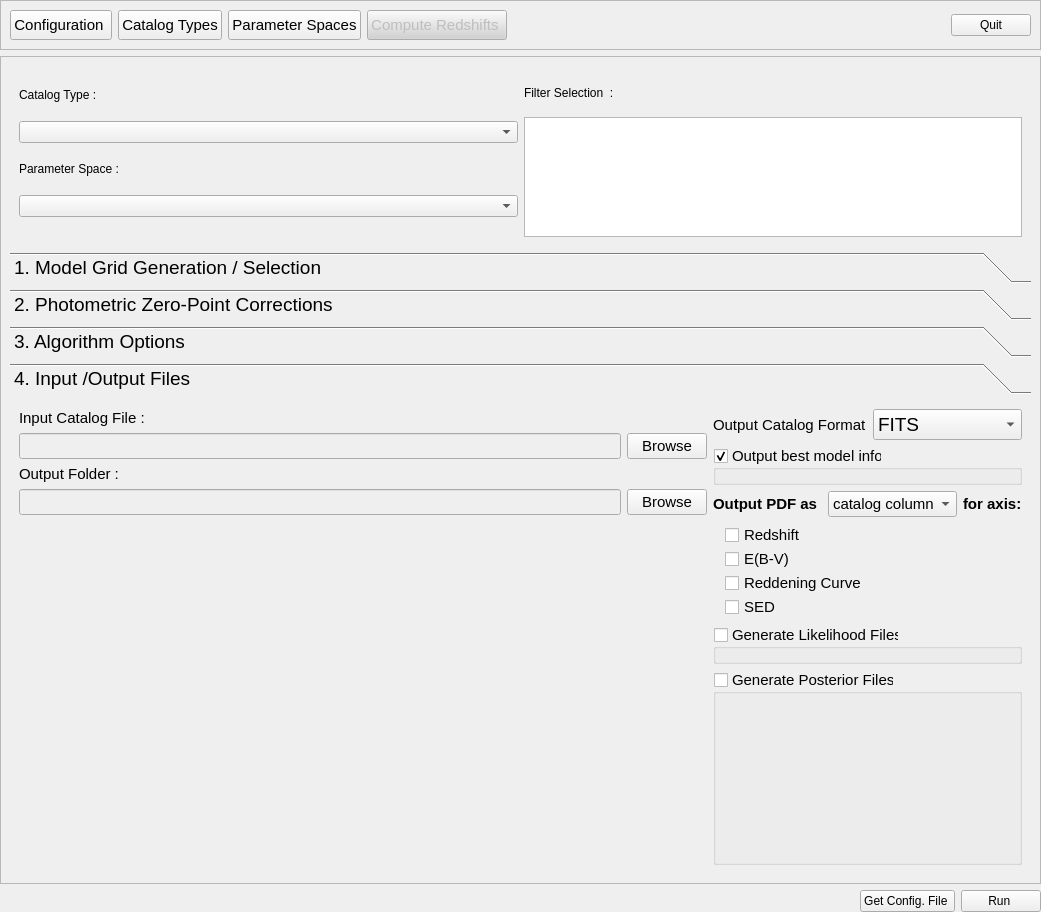
<?xml version="1.0" encoding="UTF-8"?>
<ui version="4.0">
 <class>Euclid::PhzQtUI::FormAnalysis</class>
 <widget class="QWidget" name="Euclid::PhzQtUI::FormAnalysis">
  <property name="geometry">
   <rect>
    <x>0</x>
    <y>0</y>
    <width>1041</width>
    <height>912</height>
   </rect>
  </property>
  <property name="minimumSize">
   <size>
    <width>0</width>
    <height>0</height>
   </size>
  </property>
  <property name="maximumSize">
   <size>
    <width>16777215</width>
    <height>16777215</height>
   </size>
  </property>
  <property name="windowTitle">
   <string>Form</string>
  </property>
  <layout class="QVBoxLayout" name="verticalLayout_13">
   <property name="margin">
    <number>0</number>
   </property>
   <item>
    <widget class="QFrame" name="frm_nav">
     <property name="frameShape">
      <enum>QFrame::StyledPanel</enum>
     </property>
     <property name="frameShadow">
      <enum>QFrame::Raised</enum>
     </property>
     <layout class="QHBoxLayout" name="horizontalLayout_17">
      <item>
       <widget class="QPushButton" name="btn_ToOption">
        <property name="enabled">
         <bool>true</bool>
        </property>
        <property name="minimumSize">
         <size>
          <width>0</width>
          <height>30</height>
         </size>
        </property>
        <property name="font">
         <font>
          <pointsize>11</pointsize>
         </font>
        </property>
        <property name="toolTip">
         <string>&lt;html&gt;&lt;head/&gt;&lt;body&gt;&lt;p&gt;Working directory path definition, Auxiliary data management and Cosmological parameters definition.&lt;/p&gt;&lt;/body&gt;&lt;/html&gt;</string>
        </property>
        <property name="text">
         <string>Configuration </string>
        </property>
       </widget>
      </item>
      <item>
       <widget class="QPushButton" name="btn_ToCatalog">
        <property name="minimumSize">
         <size>
          <width>0</width>
          <height>30</height>
         </size>
        </property>
        <property name="font">
         <font>
          <pointsize>11</pointsize>
         </font>
        </property>
        <property name="toolTip">
         <string>Define the Mapping between the catalog file(s) columns and the filters</string>
        </property>
        <property name="text">
         <string>Catalog Types</string>
        </property>
       </widget>
      </item>
      <item>
       <widget class="QPushButton" name="btn_ToModel">
        <property name="minimumSize">
         <size>
          <width>0</width>
          <height>30</height>
         </size>
        </property>
        <property name="font">
         <font>
          <pointsize>11</pointsize>
         </font>
        </property>
        <property name="toolTip">
         <string>Specify the parameter space for the creation of model grid.</string>
        </property>
        <property name="text">
         <string>Parameter Spaces</string>
        </property>
       </widget>
      </item>
      <item>
       <widget class="QPushButton" name="btn_ToAnalysis">
        <property name="enabled">
         <bool>false</bool>
        </property>
        <property name="minimumSize">
         <size>
          <width>0</width>
          <height>30</height>
         </size>
        </property>
        <property name="font">
         <font>
          <pointsize>11</pointsize>
         </font>
        </property>
        <property name="toolTip">
         <string>&lt;html&gt;&lt;head/&gt;&lt;body&gt;&lt;p&gt;Compute the model grid, calculate photometric correction, specify luminosity prior and run template fitting in order to produce photo-z catalog.&lt;/p&gt;&lt;/body&gt;&lt;/html&gt;</string>
        </property>
        <property name="styleSheet">
         <string notr="true">background-color: rgb(210, 210, 210)</string>
        </property>
        <property name="text">
         <string>Compute Redshifts </string>
        </property>
       </widget>
      </item>
      <item>
       <spacer name="horizontalSpacer_7">
        <property name="orientation">
         <enum>Qt::Horizontal</enum>
        </property>
        <property name="sizeHint" stdset="0">
         <size>
          <width>40</width>
          <height>20</height>
         </size>
        </property>
       </spacer>
      </item>
      <item>
       <widget class="QPushButton" name="btn_exit">
        <property name="text">
         <string>Quit</string>
        </property>
       </widget>
      </item>
     </layout>
    </widget>
   </item>
   <item>
    <widget class="QScrollArea" name="scrollArea">
     <property name="widgetResizable">
      <bool>true</bool>
     </property>
     <widget class="QWidget" name="scrollAreaWidgetContents">
      <property name="geometry">
       <rect>
        <x>0</x>
        <y>0</y>
        <width>1039</width>
        <height>814</height>
       </rect>
      </property>
      <layout class="QVBoxLayout" name="verticalLayout_9">
       <item>
        <widget class="QFrame" name="frame">
         <property name="minimumSize">
          <size>
           <width>0</width>
           <height>180</height>
          </size>
         </property>
         <property name="maximumSize">
          <size>
           <width>16777215</width>
           <height>180</height>
          </size>
         </property>
         <property name="frameShape">
          <enum>QFrame::NoFrame</enum>
         </property>
         <property name="frameShadow">
          <enum>QFrame::Raised</enum>
         </property>
         <layout class="QVBoxLayout" name="verticalLayout">
          <item>
           <layout class="QGridLayout" name="gridLayout_2">
            <item row="0" column="0">
             <layout class="QVBoxLayout" name="verticalLayout_14">
              <item>
               <widget class="QLabel" name="label_19">
                <property name="text">
                 <string>Catalog Type :</string>
                </property>
               </widget>
              </item>
              <item>
               <widget class="QComboBox" name="cb_AnalysisSurvey"/>
              </item>
              <item>
               <widget class="QLabel" name="label_20">
                <property name="text">
                 <string>Parameter Space :</string>
                </property>
               </widget>
              </item>
              <item>
               <widget class="QComboBox" name="cb_AnalysisModel"/>
              </item>
              <item>
               <spacer name="horizontalSpacer_6">
                <property name="orientation">
                 <enum>Qt::Horizontal</enum>
                </property>
                <property name="sizeHint" stdset="0">
                 <size>
                  <width>40</width>
                  <height>20</height>
                 </size>
                </property>
               </spacer>
              </item>
             </layout>
            </item>
            <item row="0" column="1">
             <layout class="QVBoxLayout" name="verticalLayout_15">
              <item>
               <layout class="QHBoxLayout" name="horizontalLayout_18">
                <item>
                 <widget class="QLabel" name="label_21">
                  <property name="toolTip">
                   <string>List of Catalog's Filters. You may exclude some filters of the analysis by unchecking them into the grid.</string>
                  </property>
                  <property name="text">
                   <string>Filter Selection  :</string>
                  </property>
                 </widget>
                </item>
                <item>
                 <spacer name="horizontalSpacer_19">
                  <property name="orientation">
                   <enum>Qt::Horizontal</enum>
                  </property>
                  <property name="sizeHint" stdset="0">
                   <size>
                    <width>40</width>
                    <height>20</height>
                   </size>
                  </property>
                 </spacer>
                </item>
               </layout>
              </item>
              <item>
               <widget class="QTableView" name="tableView_filter">
                <property name="maximumSize">
                 <size>
                  <width>16777215</width>
                  <height>120</height>
                 </size>
                </property>
                <property name="toolTip">
                 <string/>
                </property>
                <property name="editTriggers">
                 <set>QAbstractItemView::NoEditTriggers</set>
                </property>
                <property name="showDropIndicator" stdset="0">
                 <bool>false</bool>
                </property>
                <property name="dragDropOverwriteMode">
                 <bool>false</bool>
                </property>
                <attribute name="horizontalHeaderVisible">
                 <bool>false</bool>
                </attribute>
                <attribute name="horizontalHeaderHighlightSections">
                 <bool>false</bool>
                </attribute>
                <attribute name="horizontalHeaderStretchLastSection">
                 <bool>true</bool>
                </attribute>
                <attribute name="verticalHeaderVisible">
                 <bool>false</bool>
                </attribute>
                <attribute name="verticalHeaderHighlightSections">
                 <bool>false</bool>
                </attribute>
               </widget>
              </item>
             </layout>
            </item>
           </layout>
          </item>
         </layout>
        </widget>
       </item>
       <item>
        <widget class="QToolBox" name="toolBox">
         <property name="font">
          <font>
           <pointsize>14</pointsize>
          </font>
         </property>
         <property name="currentIndex">
          <number>3</number>
         </property>
         <widget class="QWidget" name="page">
          <property name="geometry">
           <rect>
            <x>0</x>
            <y>0</y>
            <width>1021</width>
            <height>458</height>
           </rect>
          </property>
          <attribute name="label">
           <string>1. Model Grid Generation / Selection</string>
          </attribute>
          <layout class="QVBoxLayout" name="verticalLayout_10">
           <item>
            <widget class="QLabel" name="label_3">
             <property name="font">
              <font>
               <pointsize>11</pointsize>
              </font>
             </property>
             <property name="text">
              <string>IGM Absorption Type :</string>
             </property>
            </widget>
           </item>
           <item>
            <widget class="QWidget" name="horizontalWidget_2" native="true">
             <layout class="QHBoxLayout" name="horizontalLayout_4">
              <item>
               <widget class="QComboBox" name="cb_igm">
                <property name="font">
                 <font>
                  <pointsize>11</pointsize>
                 </font>
                </property>
                <item>
                 <property name="text">
                  <string>MADAU</string>
                 </property>
                </item>
                <item>
                 <property name="text">
                  <string>MEIKSIN</string>
                 </property>
                </item>
                <item>
                 <property name="text">
                  <string>INOUE</string>
                 </property>
                </item>
                <item>
                 <property name="text">
                  <string>OFF</string>
                 </property>
                </item>
               </widget>
              </item>
              <item>
               <spacer name="horizontalSpacer_3">
                <property name="orientation">
                 <enum>Qt::Horizontal</enum>
                </property>
                <property name="sizeHint" stdset="0">
                 <size>
                  <width>40</width>
                  <height>20</height>
                 </size>
                </property>
               </spacer>
              </item>
             </layout>
            </widget>
           </item>
           <item>
            <widget class="QLabel" name="label_23">
             <property name="font">
              <font>
               <pointsize>11</pointsize>
              </font>
             </property>
             <property name="text">
              <string>Model Grid File :</string>
             </property>
            </widget>
           </item>
           <item>
            <layout class="QHBoxLayout" name="horizontalLayout_19">
             <item>
              <layout class="QVBoxLayout" name="verticalLayout_16">
               <item>
                <widget class="QComboBox" name="cb_CompatibleGrid">
                 <property name="font">
                  <font>
                   <pointsize>11</pointsize>
                  </font>
                 </property>
                 <property name="editable">
                  <bool>true</bool>
                 </property>
                </widget>
               </item>
              </layout>
             </item>
             <item>
              <layout class="QVBoxLayout" name="verticalLayout_18">
               <item>
                <widget class="QPushButton" name="btn_GetConfigGrid">
                 <property name="font">
                  <font>
                   <pointsize>11</pointsize>
                  </font>
                 </property>
                 <property name="toolTip">
                  <string/>
                 </property>
                 <property name="text">
                  <string>Get Config. File</string>
                 </property>
                </widget>
               </item>
              </layout>
             </item>
             <item>
              <layout class="QVBoxLayout" name="verticalLayout_17">
               <item>
                <widget class="QPushButton" name="btn_RunGrid">
                 <property name="font">
                  <font>
                   <pointsize>11</pointsize>
                  </font>
                 </property>
                 <property name="toolTip">
                  <string/>
                 </property>
                 <property name="text">
                  <string>(Re)-Generate the Grid</string>
                 </property>
                </widget>
               </item>
              </layout>
             </item>
            </layout>
           </item>
           <item>
            <spacer name="verticalSpacer_5">
             <property name="orientation">
              <enum>Qt::Vertical</enum>
             </property>
             <property name="sizeHint" stdset="0">
              <size>
               <width>20</width>
               <height>40</height>
              </size>
             </property>
            </spacer>
           </item>
          </layout>
         </widget>
         <widget class="QWidget" name="page_2">
          <property name="geometry">
           <rect>
            <x>0</x>
            <y>0</y>
            <width>1021</width>
            <height>458</height>
           </rect>
          </property>
          <attribute name="label">
           <string>2. Photometric Zero-Point Corrections</string>
          </attribute>
          <layout class="QVBoxLayout" name="verticalLayout_11">
           <item>
            <widget class="QGroupBox" name="gb_corrections">
             <property name="enabled">
              <bool>true</bool>
             </property>
             <property name="font">
              <font>
               <pointsize>11</pointsize>
              </font>
             </property>
             <property name="title">
              <string>Enable Photometric Zero-Point Corrections </string>
             </property>
             <property name="flat">
              <bool>true</bool>
             </property>
             <property name="checkable">
              <bool>true</bool>
             </property>
             <property name="checked">
              <bool>false</bool>
             </property>
             <layout class="QVBoxLayout" name="verticalLayout_7">
              <item>
               <layout class="QHBoxLayout" name="horizontalLayout_3">
                <item>
                 <widget class="QPushButton" name="btn_computeCorrections">
                  <property name="text">
                   <string>Compute New Corrections </string>
                  </property>
                 </widget>
                </item>
                <item>
                 <spacer name="horizontalSpacer_5">
                  <property name="orientation">
                   <enum>Qt::Horizontal</enum>
                  </property>
                  <property name="sizeHint" stdset="0">
                   <size>
                    <width>40</width>
                    <height>20</height>
                   </size>
                  </property>
                 </spacer>
                </item>
               </layout>
              </item>
              <item>
               <layout class="QHBoxLayout" name="horizontalLayout_2">
                <item>
                 <widget class="QLabel" name="label_28">
                  <property name="text">
                   <string>Select Existing Compatible Corrections :</string>
                  </property>
                 </widget>
                </item>
                <item>
                 <spacer name="horizontalSpacer_25">
                  <property name="orientation">
                   <enum>Qt::Horizontal</enum>
                  </property>
                  <property name="sizeHint" stdset="0">
                   <size>
                    <width>40</width>
                    <height>20</height>
                   </size>
                  </property>
                 </spacer>
                </item>
               </layout>
              </item>
              <item>
               <layout class="QHBoxLayout" name="horizontalLayout_25">
                <item>
                 <layout class="QVBoxLayout" name="verticalLayout_21">
                  <item>
                   <widget class="QComboBox" name="cb_AnalysisCorrection">
                    <property name="minimumSize">
                     <size>
                      <width>250</width>
                      <height>0</height>
                     </size>
                    </property>
                   </widget>
                  </item>
                 </layout>
                </item>
                <item>
                 <layout class="QVBoxLayout" name="verticalLayout_22">
                  <item>
                   <widget class="QPushButton" name="btn_editCorrections">
                    <property name="enabled">
                     <bool>false</bool>
                    </property>
                    <property name="text">
                     <string>View / Edit Selected Corrections</string>
                    </property>
                   </widget>
                  </item>
                 </layout>
                </item>
                <item>
                 <layout class="QVBoxLayout" name="verticalLayout_23">
                  <item>
                   <spacer name="horizontalSpacer">
                    <property name="orientation">
                     <enum>Qt::Horizontal</enum>
                    </property>
                    <property name="sizeHint" stdset="0">
                     <size>
                      <width>40</width>
                      <height>20</height>
                     </size>
                    </property>
                   </spacer>
                  </item>
                 </layout>
                </item>
               </layout>
              </item>
              <item>
               <spacer name="verticalSpacer_7">
                <property name="orientation">
                 <enum>Qt::Vertical</enum>
                </property>
                <property name="sizeHint" stdset="0">
                 <size>
                  <width>20</width>
                  <height>40</height>
                 </size>
                </property>
               </spacer>
              </item>
             </layout>
            </widget>
           </item>
          </layout>
         </widget>
         <widget class="QWidget" name="page_4">
          <property name="geometry">
           <rect>
            <x>0</x>
            <y>0</y>
            <width>1021</width>
            <height>458</height>
           </rect>
          </property>
          <attribute name="label">
           <string>3. Algorithm Options</string>
          </attribute>
          <layout class="QVBoxLayout" name="verticalLayout_6">
           <item>
            <widget class="QLabel" name="label">
             <property name="font">
              <font>
               <pointsize>11</pointsize>
              </font>
             </property>
             <property name="text">
              <string>Axis Collapse :</string>
             </property>
            </widget>
           </item>
           <item>
            <layout class="QHBoxLayout" name="horizontalLayout">
             <item>
              <widget class="QComboBox" name="cb_marginalization">
               <property name="minimumSize">
                <size>
                 <width>300</width>
                 <height>0</height>
                </size>
               </property>
               <property name="font">
                <font>
                 <pointsize>11</pointsize>
                </font>
               </property>
               <item>
                <property name="text">
                 <string>BAYESIAN</string>
                </property>
               </item>
               <item>
                <property name="text">
                 <string>MAX</string>
                </property>
               </item>
               <item>
                <property name="text">
                 <string>SUM</string>
                </property>
               </item>
              </widget>
             </item>
             <item>
              <spacer name="horizontalSpacer_2">
               <property name="orientation">
                <enum>Qt::Horizontal</enum>
               </property>
               <property name="sizeHint" stdset="0">
                <size>
                 <width>40</width>
                 <height>20</height>
                </size>
               </property>
              </spacer>
             </item>
            </layout>
           </item>
           <item>
            <widget class="QGroupBox" name="gb_fix_z">
             <property name="font">
              <font>
               <pointsize>11</pointsize>
               <kerning>true</kerning>
              </font>
             </property>
             <property name="title">
              <string>Fix redshift from input catalog:</string>
             </property>
             <property name="flat">
              <bool>false</bool>
             </property>
             <property name="checkable">
              <bool>true</bool>
             </property>
             <property name="checked">
              <bool>false</bool>
             </property>
             <layout class="QHBoxLayout" name="horizontalLayout_8">
              <item>
               <layout class="QHBoxLayout" name="horizontalLayout_7">
                <item>
                 <widget class="QLabel" name="label_6">
                  <property name="text">
                   <string>Input catalog fixed redshift column</string>
                  </property>
                 </widget>
                </item>
                <item>
                 <widget class="QComboBox" name="cb_z_col">
                  <property name="enabled">
                   <bool>false</bool>
                  </property>
                  <property name="editable">
                   <bool>true</bool>
                  </property>
                 </widget>
                </item>
                <item>
                 <spacer name="horizontalSpacer_8">
                  <property name="orientation">
                   <enum>Qt::Horizontal</enum>
                  </property>
                  <property name="sizeHint" stdset="0">
                   <size>
                    <width>40</width>
                    <height>20</height>
                   </size>
                  </property>
                 </spacer>
                </item>
               </layout>
              </item>
             </layout>
            </widget>
           </item>
           <item>
            <widget class="QLabel" name="label_4">
             <property name="font">
              <font>
               <pointsize>11</pointsize>
              </font>
             </property>
             <property name="text">
              <string>Priors:</string>
             </property>
            </widget>
           </item>
           <item>
            <layout class="QHBoxLayout" name="horizontalLayout_5">
             <item>
              <widget class="QCheckBox" name="cb_luminosityPrior">
               <property name="font">
                <font>
                 <pointsize>11</pointsize>
                </font>
               </property>
               <property name="text">
                <string>Luminosity Prior</string>
               </property>
              </widget>
             </item>
             <item>
              <widget class="QComboBox" name="cb_luminosityPrior_2">
               <property name="minimumSize">
                <size>
                 <width>200</width>
                 <height>0</height>
                </size>
               </property>
              </widget>
             </item>
             <item>
              <widget class="QLabel" name="label_7">
               <property name="font">
                <font>
                 <pointsize>11</pointsize>
                </font>
               </property>
               <property name="text">
                <string> Effectiveness:</string>
               </property>
              </widget>
             </item>
             <item>
              <widget class="QDoubleSpinBox" name="dsp_eff_lum">
               <property name="font">
                <font>
                 <pointsize>11</pointsize>
                </font>
               </property>
               <property name="decimals">
                <number>2</number>
               </property>
               <property name="maximum">
                <double>1.000000000000000</double>
               </property>
               <property name="singleStep">
                <double>0.100000000000000</double>
               </property>
               <property name="value">
                <double>1.000000000000000</double>
               </property>
              </widget>
             </item>
             <item>
              <spacer name="horizontalSpacer_4">
               <property name="orientation">
                <enum>Qt::Horizontal</enum>
               </property>
               <property name="sizeHint" stdset="0">
                <size>
                 <width>40</width>
                 <height>20</height>
                </size>
               </property>
              </spacer>
             </item>
             <item>
              <widget class="QPushButton" name="btn_confLuminosityPrior">
               <property name="font">
                <font>
                 <pointsize>11</pointsize>
                </font>
               </property>
               <property name="text">
                <string>Configure Luminosity Prior</string>
               </property>
              </widget>
             </item>
            </layout>
           </item>
           <item>
            <layout class="QHBoxLayout" name="horizontalLayout_10">
             <item>
              <widget class="QCheckBox" name="cb_volumePrior">
               <property name="font">
                <font>
                 <pointsize>11</pointsize>
                </font>
               </property>
               <property name="text">
                <string>Volume Prior,</string>
               </property>
              </widget>
             </item>
             <item>
              <widget class="QLabel" name="label_8">
               <property name="font">
                <font>
                 <pointsize>11</pointsize>
                </font>
               </property>
               <property name="text">
                <string>Effectiveness:</string>
               </property>
              </widget>
             </item>
             <item>
              <widget class="QDoubleSpinBox" name="dsp_eff_vol">
               <property name="font">
                <font>
                 <pointsize>11</pointsize>
                </font>
               </property>
               <property name="maximum">
                <double>1.000000000000000</double>
               </property>
               <property name="singleStep">
                <double>0.100000000000000</double>
               </property>
               <property name="value">
                <double>1.000000000000000</double>
               </property>
              </widget>
             </item>
             <item>
              <spacer name="horizontalSpacer_9">
               <property name="orientation">
                <enum>Qt::Horizontal</enum>
               </property>
               <property name="sizeHint" stdset="0">
                <size>
                 <width>40</width>
                 <height>20</height>
                </size>
               </property>
              </spacer>
             </item>
            </layout>
           </item>
           <item>
            <spacer name="verticalSpacer_3">
             <property name="orientation">
              <enum>Qt::Vertical</enum>
             </property>
             <property name="sizeHint" stdset="0">
              <size>
               <width>20</width>
               <height>40</height>
              </size>
             </property>
            </spacer>
           </item>
          </layout>
         </widget>
         <widget class="QWidget" name="page_3">
          <property name="geometry">
           <rect>
            <x>0</x>
            <y>0</y>
            <width>1021</width>
            <height>458</height>
           </rect>
          </property>
          <attribute name="label">
           <string>4. Input /Output Files</string>
          </attribute>
          <layout class="QVBoxLayout" name="verticalLayout_8">
           <item>
            <layout class="QHBoxLayout" name="horizontalLayout_21">
             <item>
              <layout class="QVBoxLayout" name="verticalLayout_2">
               <item>
                <widget class="QLabel" name="label_26">
                 <property name="font">
                  <font>
                   <pointsize>11</pointsize>
                  </font>
                 </property>
                 <property name="text">
                  <string>Input Catalog File :</string>
                 </property>
                </widget>
               </item>
               <item>
                <layout class="QHBoxLayout" name="horizontalLayout_23">
                 <item>
                  <widget class="QLineEdit" name="txt_inputCatalog">
                   <property name="enabled">
                    <bool>false</bool>
                   </property>
                   <property name="font">
                    <font>
                     <pointsize>11</pointsize>
                    </font>
                   </property>
                  </widget>
                 </item>
                 <item>
                  <widget class="QPushButton" name="btn_BrowseInput">
                   <property name="font">
                    <font>
                     <pointsize>11</pointsize>
                    </font>
                   </property>
                   <property name="text">
                    <string>Browse</string>
                   </property>
                  </widget>
                 </item>
                </layout>
               </item>
               <item>
                <widget class="QLabel" name="label_2">
                 <property name="font">
                  <font>
                   <pointsize>11</pointsize>
                  </font>
                 </property>
                 <property name="text">
                  <string>Output Folder :</string>
                 </property>
                </widget>
               </item>
               <item>
                <layout class="QHBoxLayout" name="horizontalLayout_28">
                 <item>
                  <widget class="QLineEdit" name="txt_outputFolder">
                   <property name="enabled">
                    <bool>false</bool>
                   </property>
                   <property name="font">
                    <font>
                     <pointsize>11</pointsize>
                    </font>
                   </property>
                  </widget>
                 </item>
                 <item>
                  <widget class="QPushButton" name="btn_BrowseOutput">
                   <property name="font">
                    <font>
                     <pointsize>11</pointsize>
                    </font>
                   </property>
                   <property name="text">
                    <string>Browse</string>
                   </property>
                  </widget>
                 </item>
                </layout>
               </item>
               <item>
                <spacer name="verticalSpacer">
                 <property name="orientation">
                  <enum>Qt::Vertical</enum>
                 </property>
                 <property name="sizeHint" stdset="0">
                  <size>
                   <width>20</width>
                   <height>40</height>
                  </size>
                 </property>
                </spacer>
               </item>
              </layout>
             </item>
             <item>
              <layout class="QVBoxLayout" name="verticalLayout_20">
               <item>
                <layout class="QHBoxLayout" name="horizontalLayout_6">
                 <item>
                  <widget class="QLabel" name="label_5">
                   <property name="font">
                    <font>
                     <pointsize>11</pointsize>
                    </font>
                   </property>
                   <property name="text">
                    <string>Output Catalog Format</string>
                   </property>
                  </widget>
                 </item>
                 <item>
                  <widget class="QComboBox" name="cb_cat_output_type">
                   <item>
                    <property name="text">
                     <string>FITS</string>
                    </property>
                   </item>
                   <item>
                    <property name="text">
                     <string>ASCII</string>
                    </property>
                   </item>
                  </widget>
                 </item>
                </layout>
               </item>
               <item>
                <widget class="QGroupBox" name="gb_best_model">
                 <property name="font">
                  <font>
                   <pointsize>11</pointsize>
                  </font>
                 </property>
                 <property name="title">
                  <string>Output best model info</string>
                 </property>
                 <property name="checkable">
                  <bool>true</bool>
                 </property>
                </widget>
               </item>
               <item>
                <layout class="QHBoxLayout" name="horizontalLayout_11">
                 <item>
                  <widget class="QLabel" name="label_10">
                   <property name="font">
                    <font>
                     <pointsize>11</pointsize>
                     <weight>75</weight>
                     <bold>true</bold>
                    </font>
                   </property>
                   <property name="text">
                    <string>Output PDF as </string>
                   </property>
                  </widget>
                 </item>
                 <item>
                  <widget class="QComboBox" name="cbb_pdf_out">
                   <property name="font">
                    <font>
                     <pointsize>11</pointsize>
                    </font>
                   </property>
                   <item>
                    <property name="text">
                     <string>catalog column</string>
                    </property>
                   </item>
                   <item>
                    <property name="text">
                     <string>separated file</string>
                    </property>
                   </item>
                  </widget>
                 </item>
                 <item>
                  <widget class="QLabel" name="label_11">
                   <property name="font">
                    <font>
                     <pointsize>11</pointsize>
                     <weight>75</weight>
                     <bold>true</bold>
                    </font>
                   </property>
                   <property name="text">
                    <string>for axis:</string>
                   </property>
                  </widget>
                 </item>
                </layout>
               </item>
               <item>
                <layout class="QVBoxLayout" name="verticalLayout_3">
                 <property name="spacing">
                  <number>0</number>
                 </property>
                 <property name="leftMargin">
                  <number>12</number>
                 </property>
                 <property name="rightMargin">
                  <number>0</number>
                 </property>
                 <item>
                  <widget class="QCheckBox" name="cb_pdf_z">
                   <property name="font">
                    <font>
                     <pointsize>11</pointsize>
                    </font>
                   </property>
                   <property name="text">
                    <string>Redshift</string>
                   </property>
                  </widget>
                 </item>
                 <item>
                  <widget class="QCheckBox" name="cb_pdf_ebv">
                   <property name="font">
                    <font>
                     <pointsize>11</pointsize>
                    </font>
                   </property>
                   <property name="text">
                    <string>E(B-V)</string>
                   </property>
                  </widget>
                 </item>
                 <item>
                  <widget class="QCheckBox" name="cb_pdf_red">
                   <property name="font">
                    <font>
                     <pointsize>11</pointsize>
                    </font>
                   </property>
                   <property name="text">
                    <string>Reddening Curve</string>
                   </property>
                  </widget>
                 </item>
                 <item>
                  <widget class="QCheckBox" name="cb_pdf_sed">
                   <property name="font">
                    <font>
                     <pointsize>11</pointsize>
                    </font>
                   </property>
                   <property name="text">
                    <string>SED</string>
                   </property>
                  </widget>
                 </item>
                </layout>
               </item>
               <item>
                <widget class="QGroupBox" name="gb_lhood">
                 <property name="font">
                  <font>
                   <pointsize>11</pointsize>
                  </font>
                 </property>
                 <property name="title">
                  <string>Generate Likelihood Files</string>
                 </property>
                 <property name="checkable">
                  <bool>true</bool>
                 </property>
                 <property name="checked">
                  <bool>false</bool>
                 </property>
                </widget>
               </item>
               <item>
                <widget class="QGroupBox" name="gb_lik">
                 <property name="font">
                  <font>
                   <pointsize>11</pointsize>
                  </font>
                 </property>
                 <property name="title">
                  <string>Generate Posterior Files </string>
                 </property>
                 <property name="checkable">
                  <bool>true</bool>
                 </property>
                 <property name="checked">
                  <bool>false</bool>
                 </property>
                 <layout class="QVBoxLayout" name="verticalLayout_5">
                  <item>
                   <spacer name="verticalSpacer_2">
                    <property name="orientation">
                     <enum>Qt::Vertical</enum>
                    </property>
                    <property name="sizeHint" stdset="0">
                     <size>
                      <width>20</width>
                      <height>40</height>
                     </size>
                    </property>
                   </spacer>
                  </item>
                 </layout>
                </widget>
               </item>
              </layout>
             </item>
            </layout>
           </item>
          </layout>
         </widget>
        </widget>
       </item>
      </layout>
     </widget>
    </widget>
   </item>
   <item>
    <layout class="QHBoxLayout" name="horizontalLayout_22">
     <item>
      <spacer name="horizontalSpacer_22">
       <property name="orientation">
        <enum>Qt::Horizontal</enum>
       </property>
       <property name="sizeHint" stdset="0">
        <size>
         <width>40</width>
         <height>20</height>
        </size>
       </property>
      </spacer>
     </item>
     <item>
      <layout class="QVBoxLayout" name="verticalLayout_24">
       <item>
        <widget class="QPushButton" name="btn_GetConfigAnalysis">
         <property name="text">
          <string>Get Config. File </string>
         </property>
        </widget>
       </item>
      </layout>
     </item>
     <item>
      <layout class="QVBoxLayout" name="verticalLayout_25">
       <item>
        <widget class="QPushButton" name="btn_RunAnalysis">
         <property name="text">
          <string>Run </string>
         </property>
        </widget>
       </item>
      </layout>
     </item>
    </layout>
   </item>
  </layout>
  <zorder>scrollArea</zorder>
  <zorder>frm_nav</zorder>
 </widget>
 <resources/>
 <connections/>
</ui>
